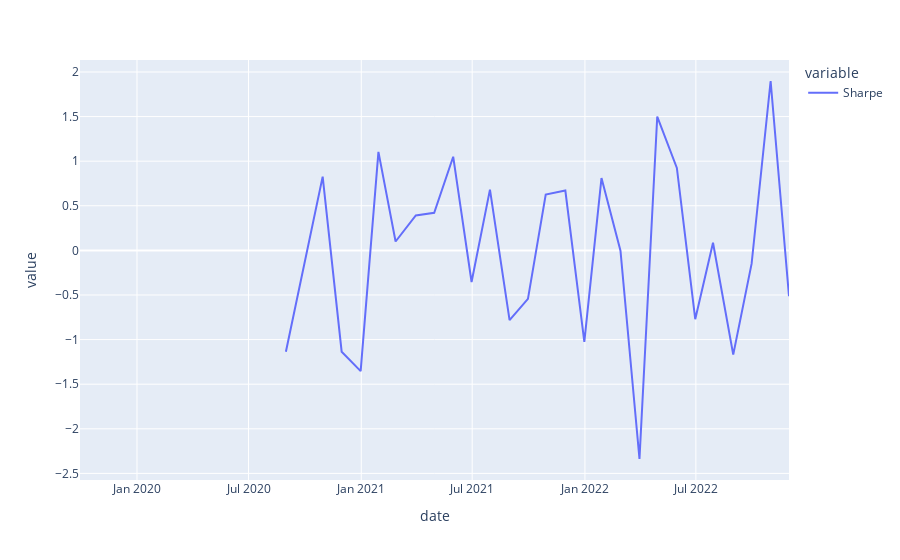

The cell this chart's notebook holds for it:
### Code cell
import plotly.express as px

px.line(portfolio_1.data, x='date', y=['Sharpe'])

### Figure 1 — Plotly figure (JSON) as saved in the notebook; plotly's stock layout.template omitted (floating-point values rounded to 4 significant figures)
{"data": [{"hovertemplate": "variable=Sharpe<br>date=%{x}<br>value=%{y}<extra></extra>", "legendgroup": "Sharpe", "line": {"color": "#636efa", "dash": "solid"}, "marker": {"symbol": "circle"}, "mode": "lines", "name": "Sharpe", "orientation": "v", "showlegend": true, "type": "scatter", "x": ["2019-09-30T00:00:00", "2019-10-31T00:00:00", "2019-11-29T00:00:00", "2019-12-31T00:00:00", "2020-01-23T00:00:00", "2020-02-28T00:00:00", "2020-03-31T00:00:00", "2020-04-30T00:00:00", "2020-05-29T00:00:00", "2020-06-30T00:00:00", "2020-07-31T00:00:00", "2020-08-31T00:00:00", "2020-09-30T00:00:00", "2020-10-30T00:00:00", "2020-11-30T00:00:00", "2020-12-31T00:00:00", "2021-01-29T00:00:00", "2021-02-26T00:00:00", "2021-03-31T00:00:00", "2021-04-30T00:00:00", "2021-05-31T00:00:00", "2021-06-30T00:00:00", "2021-07-30T00:00:00", "2021-08-31T00:00:00", "2021-09-30T00:00:00", "2021-10-29T00:00:00", "2021-11-30T00:00:00", "2021-12-31T00:00:00", "2022-01-28T00:00:00", "2022-02-28T00:00:00", "2022-03-31T00:00:00", "2022-04-29T00:00:00", "2022-05-31T00:00:00", "2022-06-30T00:00:00", "2022-07-29T00:00:00", "2022-08-31T00:00:00", "2022-09-30T00:00:00", "2022-10-31T00:00:00", "2022-11-30T00:00:00"], "xaxis": "x", "y": [null, null, null, null, null, null, null, null, null, null, null, -1.136, -0.1671, 0.8271, -1.136, -1.353, 1.105, 0.0995, 0.3922, 0.4217, 1.05, -0.3546, 0.6813, -0.781, -0.5429, 0.6258, 0.6707, -1.027, 0.8106, -0.003301, -2.339, 1.501, 0.9236, -0.7717, 0.08558, -1.169, -0.149, 1.899, -0.5139], "yaxis": "y"}], "layout": {"legend": {"title": {"text": "variable"}, "tracegroupgap": 0}, "margin": {"t": 60}, "xaxis": {"anchor": "y", "domain": [0, 1], "title": {"text": "date"}}, "yaxis": {"anchor": "x", "domain": [0, 1], "title": {"text": "value"}}}}
